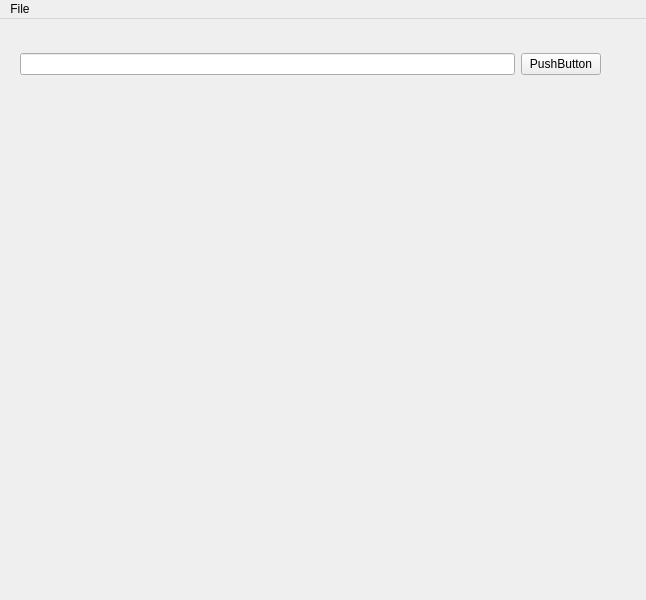
<?xml version="1.0" encoding="UTF-8"?>
<ui version="4.0">
 <class>MplMainWindow</class>
 <widget class="QMainWindow" name="MplMainWindow">
  <property name="geometry">
   <rect>
    <x>0</x>
    <y>0</y>
    <width>646</width>
    <height>600</height>
   </rect>
  </property>
  <property name="windowTitle">
   <string>MainWindow</string>
  </property>
  <widget class="QWidget" name="centralWidget">
   <widget class="QWidget" name="horizontalLayoutWidget">
    <property name="geometry">
     <rect>
      <x>20</x>
      <y>20</y>
      <width>581</width>
      <height>51</height>
     </rect>
    </property>
    <layout class="QHBoxLayout" name="horizontalLayout">
     <item>
      <widget class="QLineEdit" name="mpllineEdit"/>
     </item>
     <item>
      <widget class="QPushButton" name="mplpushButton">
       <property name="text">
        <string>PushButton</string>
       </property>
      </widget>
     </item>
    </layout>
   </widget>
   <widget class="MplWidget" name="mpl" native="true">
    <property name="geometry">
     <rect>
      <x>20</x>
      <y>90</y>
      <width>571</width>
      <height>441</height>
     </rect>
    </property>
    <property name="sizePolicy">
     <sizepolicy hsizetype="Expanding" vsizetype="Expanding">
      <horstretch>0</horstretch>
      <verstretch>0</verstretch>
     </sizepolicy>
    </property>
   </widget>
  </widget>
  <widget class="QMenuBar" name="menuBar">
   <property name="geometry">
    <rect>
     <x>0</x>
     <y>0</y>
     <width>646</width>
     <height>23</height>
    </rect>
   </property>
   <widget class="QMenu" name="mplmenuFile">
    <property name="title">
     <string>File</string>
    </property>
    <addaction name="mplactionOpen"/>
    <addaction name="separator"/>
    <addaction name="mplactionQuit"/>
   </widget>
   <addaction name="mplmenuFile"/>
  </widget>
  <action name="mplactionOpen">
   <property name="text">
    <string>Open</string>
   </property>
  </action>
  <action name="mplactionQuit">
   <property name="text">
    <string>Quit</string>
   </property>
  </action>
 </widget>
 <customwidgets>
  <customwidget>
   <class>MplWidget</class>
   <extends>QWidget</extends>
   <header>mplwidget.py</header>
   <container>1</container>
  </customwidget>
 </customwidgets>
 <resources/>
 <connections/>
</ui>
